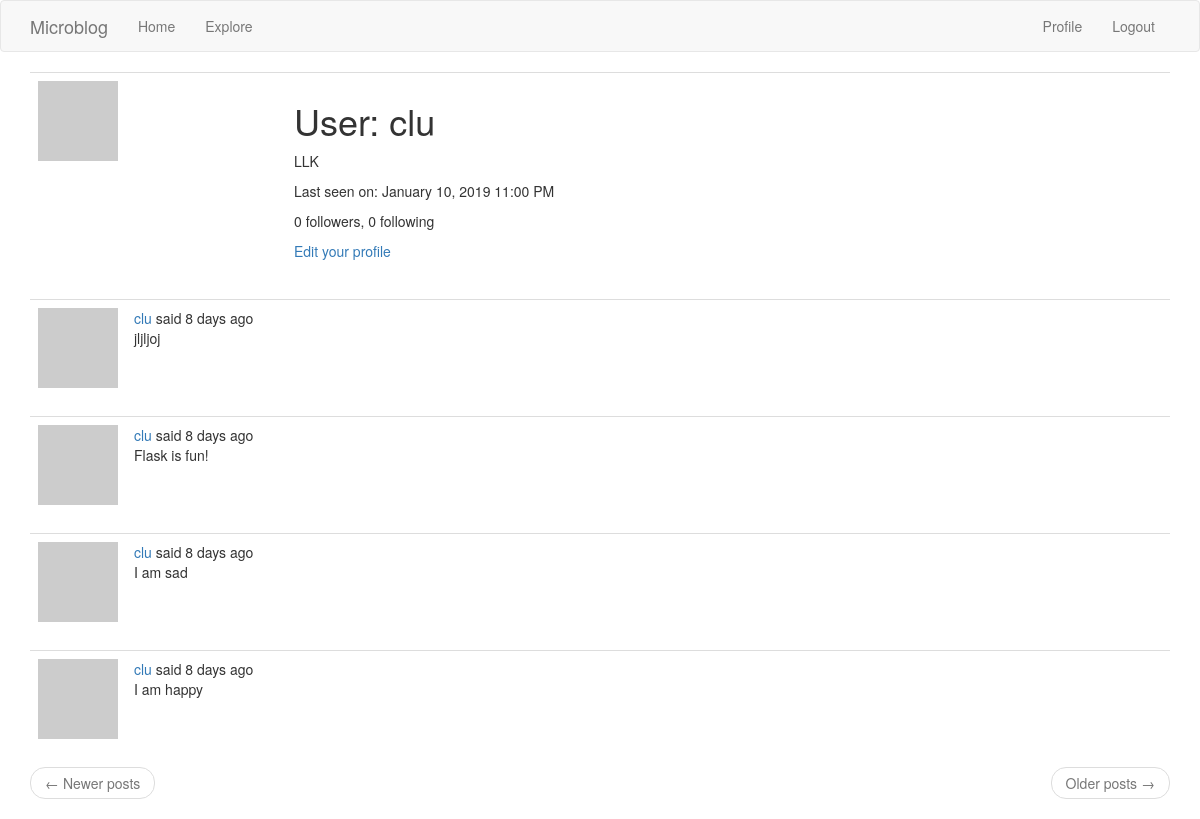
Before: /user/clu (signed in) with the older database file.
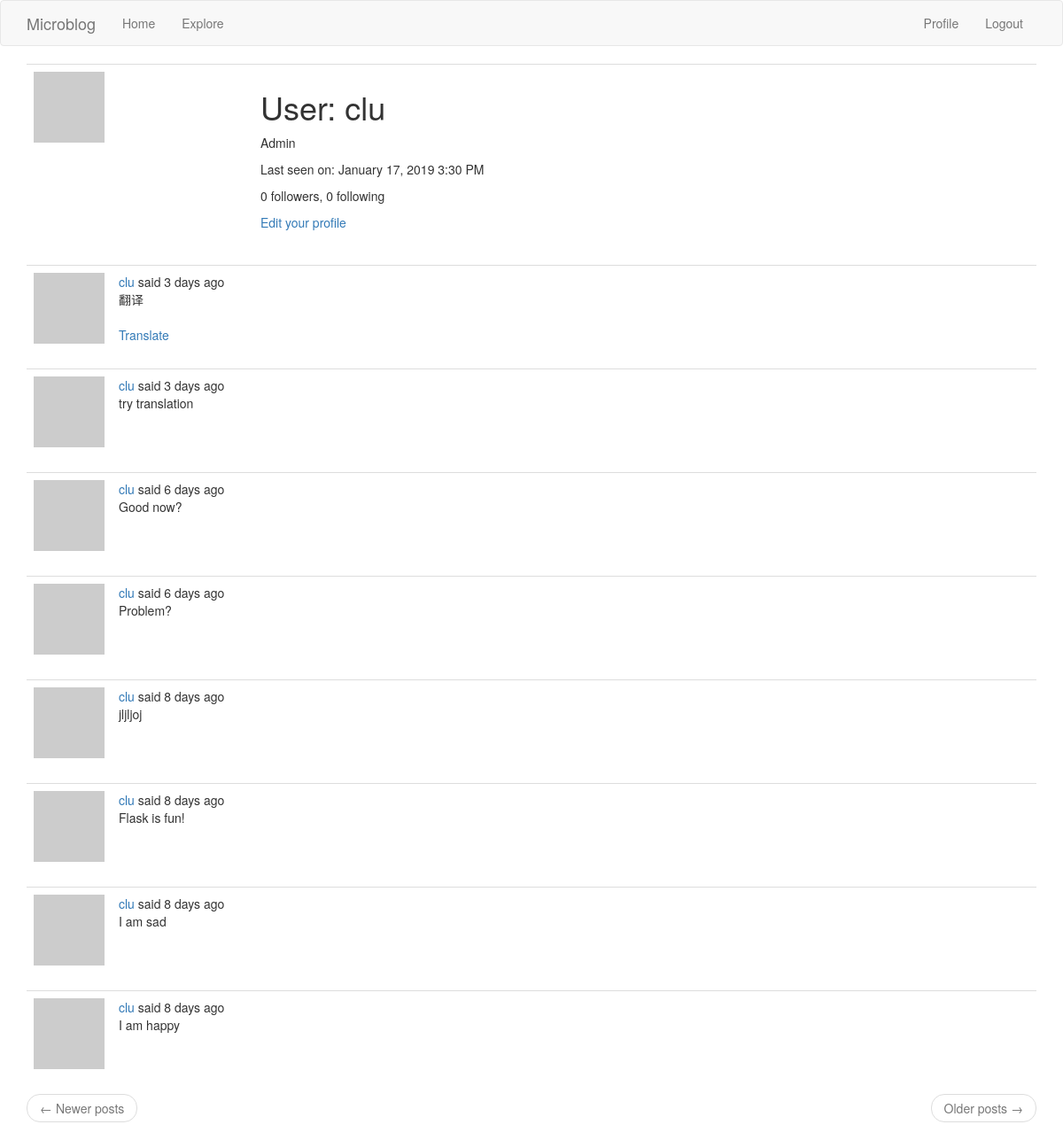
After: the same page with the newer database file.
### blogApp/models.py (models this page shows, shortened)
class User(UserMixin, db.Model):
  id = db.Column(db.Integer, primary_key = True)
  username = db.Column(db.String(64), index = True, unique = True)
  email = db.Column(db.String(120), index = True, unique = True)
  password_hash = db.Column(db.String(128))
  about_me = db.Column(db.String(140))
  last_seen = db.Column(db.DateTime, default=datetime.utcnow)
  '''
  For a one-to-many relationship, a db.relationship field is normally defined on the "one" side, and is used as a convenient way to get access to the "many".
  The backref argument defines the name of a field that will be added to the objects of the "many" class that points back at the "one" object.
  '''
  posts = db.relationship('Post', backref='author', lazy='dynamic')
  '''
  The __repr__ method tells Python how to print objects of this class, which is going to be useful for debugging.
  '''
  def __repr__(self):
    return '<User {}>'.format(self.username)
  def avatar(self, size):
    digest = md5(self.email.lower().encode('utf-8')).hexdigest()
    return 'https://www.gravatar.com/avatar/{}?d=identicon&s={}'.format(digest, size)
  '''
  many to many relationship
  '''
  followed = db.relationship(
    'User', secondary=followers,
    primaryjoin=(followers.c.follower_id == id),
    secondaryjoin=(followers.c.followed_id == id),
    backref=db.backref('followers', lazy='dynamic'), lazy='dynamic')

class Post(db.Model):
    id = db.Column(db.Integer, primary_key=True)
    body = db.Column(db.String(140))
    timestamp = db.Column(db.DateTime, index=True, default=datetime.utcnow) # timestamp index post so can retrieve them in  chronological order.
    user_id = db.Column(db.Integer, db.ForeignKey('user.id'))
    language = db.Column(db.String(5))

### blogApp/routes.py (the view)
@app.route('/user/<username>')
@login_required
def user(username):
  user = User.query.filter_by(username=username).first_or_404()
  page = request.args.get('page', 1, type=int)
  posts = user.posts.order_by(Post.timestamp.desc()).paginate(
      page, app.config['POSTS_PER_PAGE'], False)
  next_url = url_for('user', username=user.username, page=posts.next_num) \
      if posts.has_next else None
  prev_url = url_for('user', username=user.username, page=posts.prev_num) \
      if posts.has_prev else None
  return render_template('user.html', user=user, posts=posts.items,
                         next_url=next_url, prev_url=prev_url)

### blogApp/models.py (called while the page is built)
@login.user_loader
def load_user(id):
    return User.query.get(int(id))

### blogApp/routes.py (called while the page is built)
@app.before_request
def before_request():
  if current_user.is_authenticated:
    current_user.last_seen = datetime.utcnow()
    db.session.commit()
    g.locale = str(get_locale())

### blogApp/templates/user.html
{% extends "base.html" %}
{% block app_content %}
    <table class="table table-hover">
        <tr>
            <td width="256px"><img src="{{ user.avatar(256) }}"></td>
            <td>
                <h1>{{ _('User') }}: {{ user.username }}</h1>
                {% if user.about_me %}<p>{{ user.about_me }}</p>{% endif %}
                {% if user.last_seen %}
                <p>{{ _('Last seen on') }}: {{ moment(user.last_seen).format('LLL') }}</p>
                {% endif %}
                <p>{{ _('%(count)d followers', count=user.followers.count()) }}, {{ _('%(count)d following', count=user.followed.count()) }}</p>
                {% if user == current_user %}
                <p><a href="{{ url_for('edit_profile') }}">{{ _('Edit your profile') }}</a></p>
                {% elif not current_user.is_following(user) %}
                <p><a href="{{ url_for('follow', username=user.username) }}">{{ _('Follow') }}</a></p>
                {% else %}
                <p><a href="{{ url_for('unfollow', username=user.username) }}">{{ _('Unfollow') }}</a></p>
                {% endif %}
            </td>
        </tr>
    </table>
    {% for post in posts %}
        {% include '_post.html' %}
    {% endfor %}
    <nav aria-label="...">
        <ul class="pager">
            <li class="previous{% if not prev_url %} disabled{% endif %}">
                <a href="{{ prev_url or '#' }}">
                    <span aria-hidden="true">&larr;</span> {{ _('Newer posts') }}
                </a>
            </li>
            <li class="next{% if not next_url %} disabled{% endif %}">
                <a href="{{ next_url or '#' }}">
                    {{ _('Older posts') }} <span aria-hidden="true">&rarr;</span>
                </a>
            </li>
        </ul>
    </nav>
{% endblock %}

### blogApp/templates/base.html (shortened to what this page needs)
{% extends 'bootstrap/base.html' %}
{% block navbar %}
    <nav class="navbar navbar-default">
        <div class="container">
            <div class="navbar-header">
                <a class="navbar-brand" href="{{ url_for('index') }}">Microblog</a>
            </div>
            <div class="collapse navbar-collapse" id="bs-example-navbar-collapse-1">
                <ul class="nav navbar-nav">
                    <li><a href="{{ url_for('index') }}">{{ _('Home') }}</a></li>
                    <li><a href="{{ url_for('explore') }}">{{ _('Explore') }}</a></li>
                </ul>
                <ul class="nav navbar-nav navbar-right">
                    {% if current_user.is_anonymous %}
                    <li><a href="{{ url_for('login') }}">{{ _('Login') }}</a></li>
                    {% else %}
                    <li><a href="{{ url_for('user', username=current_user.username) }}">{{ _('Profile') }}</a></li>
                    <li><a href="{{ url_for('logout') }}">{{ _('Logout') }}</a></li>
                    {% endif %}
                </ul>
            </div>
        </div>
    </nav>
{% endblock %}
{% block content %}
    <div class="container">
        {% block app_content %}{% endblock %}
    </div>
{% endblock %}

### blogApp/templates/_post.html (shortened to what this page needs)
    <table class="table table-hover">
        <tr>
            <td width="70px">
                <a href="{{ url_for('user', username=post.author.username) }}">
                    <img src="{{ post.author.avatar(70) }}" />
                </a>
            </td>
            <td>
                {{ _('%(username)s said %(when)s',
                    username=user_link, when=moment(post.timestamp).fromNow()) }}
                <br>
                <span id="post{{ post.id }}">{{ post.body }}</span>
                {% if post.language and post.language != g.locale %}
                <br><br>
                <span id="translation{{ post.id }}">
                    <a href="javascript:translate(
                                '#post{{ post.id }}',
                                '#translation{{ post.id }}',
                                '{{ post.language }}',
                                '{{ g.locale }}');">{{ _('Translate') }}</a>
                </span>
                {% endif %}
            </td>
        </tr>
    </table>

Changed rows visible on the page:
changed User "clu": about_me "LLK" → "Admin"; last_seen "January 10, 2019 11:00 PM" → "January 17, 2019 3:30 PM"
added Post: body "翻译"
added Post: body "try translation"
added Post: body "Good now?"
added Post: body "Problem?"
